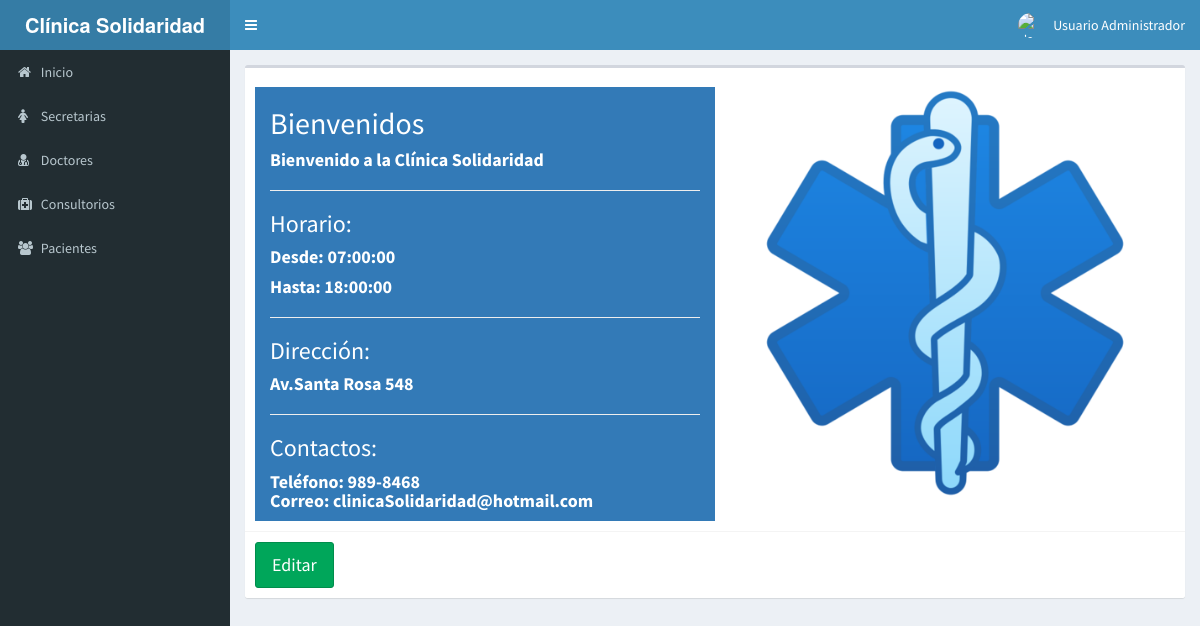
The page / (signed in) on the database its author committed.
### tables this page shows
CREATE TABLE IF NOT EXISTS `inicio` (
  `id` int(11) NOT NULL AUTO_INCREMENT,
  `intro` text,
  `horaE` time DEFAULT NULL,
  `horaS` time DEFAULT NULL,
  `telefono` text,
  `correo` text,
  `direccion` text,
  `logo` text,
  `favicon` text,
  PRIMARY KEY (`id`)
);

### Controladores/plantillaC.php (called while the page is built)
<?php
class Plantilla{
	public function LlamarPlantilla(){
		include "Vistas/plantilla.php";
	}
}

### index.php (called while the page is built, shortened)
<?php
require_once "Controladores/plantillaC.php";
require_once "Controladores/inicioC.php";
require_once "Modelos/inicioM.php";
$plantilla = new Plantilla();
$plantilla -> LlamarPlantilla();
?>

### Modelos/ConexionBD.php (called while the page is built)
<?php
class ConexionBD{
	public static function cBD(){
		$bd = new PDO("mysql:host=localhost;dbname=clinica", "root", "");
		$bd -> exec("set names utf8");
		return $bd;
	}
}

### Modelos/inicioM.php (called while the page is built, shortened)
<?php
require_once "ConexionBD.php";
class InicioM extends ConexionBD{
	static public function MostrarInicioM($tablaBD, $id){
		$pdo = ConexionBD::cBD()->prepare("SELECT id, intro, horaE, horaS, direccion, telefono, correo, logo, favicon FROM $tablaBD WHERE id = :id");
		$pdo -> bindParam(":id", $id, PDO::PARAM_INT);
		$pdo -> execute();
		return $pdo-> fetch();
	}
}

### Controladores/inicioC.php (the view, shortened to what this page needs)
<?php
class InicioC{
	public function MostrarInicioC(){
		$tablaBD = "inicio";
		$id = "1";
		$resultado = InicioM::MostrarInicioM($tablaBD, $id);
		echo '<div class="box-body">
	          <div class="col-md-6 bg-primary" style="margin-top: 1%">
	            <h2>Bienvenidos</h2>
	            <h4><b>'.$resultado["intro"].'</b></h4>
	            <hr>
	            <h3>Horario:</h3>
	            <h4><b>Desde: '.$resultado["horaE"].'</b></h4>
	            <h4><b>Hasta: '.$resultado["horaS"].'</b></h4>
	            <hr>
	            <h3>Dirección:</h3>
	            <h4><b>'.$resultado["direccion"].'</b></h4>
	            <hr>
	            <h3>Contactos:</h3>
	            <h4><b>Teléfono: '.$resultado["telefono"].' <br>
	            Correo: '.$resultado["correo"].'</b></h4>
	          </div>
	          <div class="col-md-6">
	            <img src="'.$resultado["logo"].'" class="img-responsive">
	          </div>
	        </div>';
	}
}

### Vistas/plantilla.php (shortened to what this page needs)
<!DOCTYPE html>
<html>
<head>
  <link rel="stylesheet" href="./Vistas/bower_components/bootstrap/dist/css/bootstrap.min.css">
  <link rel="stylesheet" href="./Vistas/bower_components/font-awesome/css/font-awesome.min.css">
  <link rel="stylesheet" href="./Vistas/bower_components/Ionicons/css/ionicons.min.css">
  <link rel="stylesheet" href="./Vistas/dist/css/AdminLTE.min.css">
  <link rel="stylesheet" href="./Vistas/dist/css/skins/_all-skins.min.css">
  <link rel="stylesheet" href="./Vistas/bower_components/datatables.net-bs/css/responsive.bootstrap.min.css">
  <link rel="stylesheet" href="./Vistas/bower_components/datatables.net-bs/css/dataTables.bootstrap.min.css">
  <link rel="stylesheet" href="./Vistas/bower_components/fullcalendar/dist/fullcalendar.min.css">
  <link rel="stylesheet" href="./Vistas/bower_components/fullcalendar/dist/fullcalendar.print.min.css" media="print">
</head>
<body class="hold-transition skin-blue sidebar-mini login-page">
  <?php
  if(isset($_SESSION["Ingresar"]) && $_SESSION["Ingresar"] == true){
    echo '<div class="wrapper">';
    include "modulos/cabecera.php";
    if($_SESSION["rol"] == "Secretaria"){
      include "modulos/menuSecretaria.php";
    }else if($_SESSION["rol"] == "Paciente"){
      include "modulos/menuPaciente.php";
    }else if($_SESSION["rol"] == "Doctor"){
      include "modulos/menuDoctor.php";
    }else if($_SESSION["rol"] == "Administrador"){
      include "modulos/menuAdmin.php";
    }
    if(isset($_GET["url"])){
      $url = explode("/", $_GET["url"]);
      if($url[0] == "inicio" || $url[0] == "salir" || $url[0] == "perfil-Secretaria" || $url[0] == "perfil-S" || $url[0] == "consultorios" || $url[0] == "E-C" || $url[0] == "doctores" || $url[0] == "pacientes" || $url[0] == "perfil-Paciente" || $url[0] == "perfil-P" || $url[0] == "Ver-consultorios" || $url[0] == "Doctor" || $url[0] == "historial" || $url[0] == "perfil-Doctor" || $url[0] == "perfil-D" || $url[0] == "Citas" || $url[0] == "perfil-Administrador" || $url[0] == "perfil-A" || $url[0] == "secretarias" || $url[0] == "inicio-editar"){
        include "modulos/".$url[0].".php";
      }
    }else{
        include "modulos/inicio.php";
    }
      echo '</div>';
    }else if(isset($_GET["url"])){
      if($_GET["url"] == "seleccionar"){
        include "modulos/seleccionar.php";
      }else if($_GET["url"] == "ingreso-Secretaria"){
        include "modulos/ingreso-Secretaria.php";
      }else if($_GET["url"] == "ingreso-Paciente"){
        include "modulos/ingreso-Paciente.php";
      }else if($_GET["url"] == "ingreso-Doctor"){
        include "modulos/ingreso-Doctor.php";
      }else if($_GET["url"] == "ingreso-Administrador"){
        include "modulos/ingreso-Administrador.php";
      }
    }else {
      include "modulos/seleccionar.php";
    }
  ?>
</body>
</html>

### Vistas/modulos/cabecera.php (shortened to what this page needs)
<header class="main-header">
    <a href="./inicio" class="logo">
      <span class="logo-lg"><b>Clínica Solidaridad</b></span>
    </a>
    <nav class="navbar navbar-static-top">
      <a href="#" class="sidebar-toggle" data-toggle="push-menu" role="button">
      </a>
      <div class="navbar-custom-menu">
        <ul class="nav navbar-nav">
          <li class="dropdown user user-menu">
            <a href="#" class="dropdown-toggle" data-toggle="dropdown">
              <?php
              if($_SESSION["foto"] == ""){
                echo '<img src="./Vistas/img/defecto.png" class="user-image" alt="User Image">';
              }else{
                echo '<img src="./'.$_SESSION["foto"].'" class="user-image" alt="User Image">';
              }
              ?>
              <span class="hidden-xs"><?php echo $_SESSION["nombre"]; echo " "; echo $_SESSION["apellido"];  ?></span>
            </a>
          </li>
        </ul>
      </div>
    </nav>
  </header>

### Vistas/modulos/menuAdmin.php
<aside class="main-sidebar">
    <section class="sidebar">
      <ul class="sidebar-menu">
        <li>
          <a href="./inicio">
            <i class="fa fa-home"></i>
            <span>Inicio</span>
          </a>
        </li>
        <li>
          <a href="./secretarias">
            <i class="fa fa-female"></i>
            <span>Secretarias</span>
          </a>
        </li>
        <li>
          <a href="./doctores">
            <i class="fa fa-user-md"></i>
            <span>Doctores</span>
          </a>
        </li>
        <li>
          <a href="./consultorios">
            <i class="fa fa-medkit"></i>
            <span>Consultorios</span>
          </a>
        </li>
        <li>
          <a href="./pacientes">
            <i class="fa fa-users"></i>
            <span>Pacientes</span>
          </a>
        </li>
      </ul>
    </section>
  </aside>

### Vistas/modulos/inicio.php
<div class="content-wrapper">
    <section class="content">
      <div class="box">
        <?php
        $inicio = new InicioC();
        $inicio -> MostrarInicioC();
        if($_SESSION["rol"] == "Administrador"){
          echo '
              <div class="box-footer">
               <a href="inicio-editar">
                 <button class="btn btn-success btn-lg">Editar</button>
               </a>
              </div>';
        }
        ?>
      </div>
    </section>
  </div>

### rows shown on the page
inicio: intro "Bienvenido a la Clínica Solidaridad", horaE "07:00:00", horaS "18:00:00", direccion "Av.Santa Rosa 548", telefono "989-8468", correo "clinicaSolidaridad@hotmail.com", logo (picture)

### other values the page prints
$_SESSION["nombre"] "Usuario"
$_SESSION["apellido"] "Administrador"
